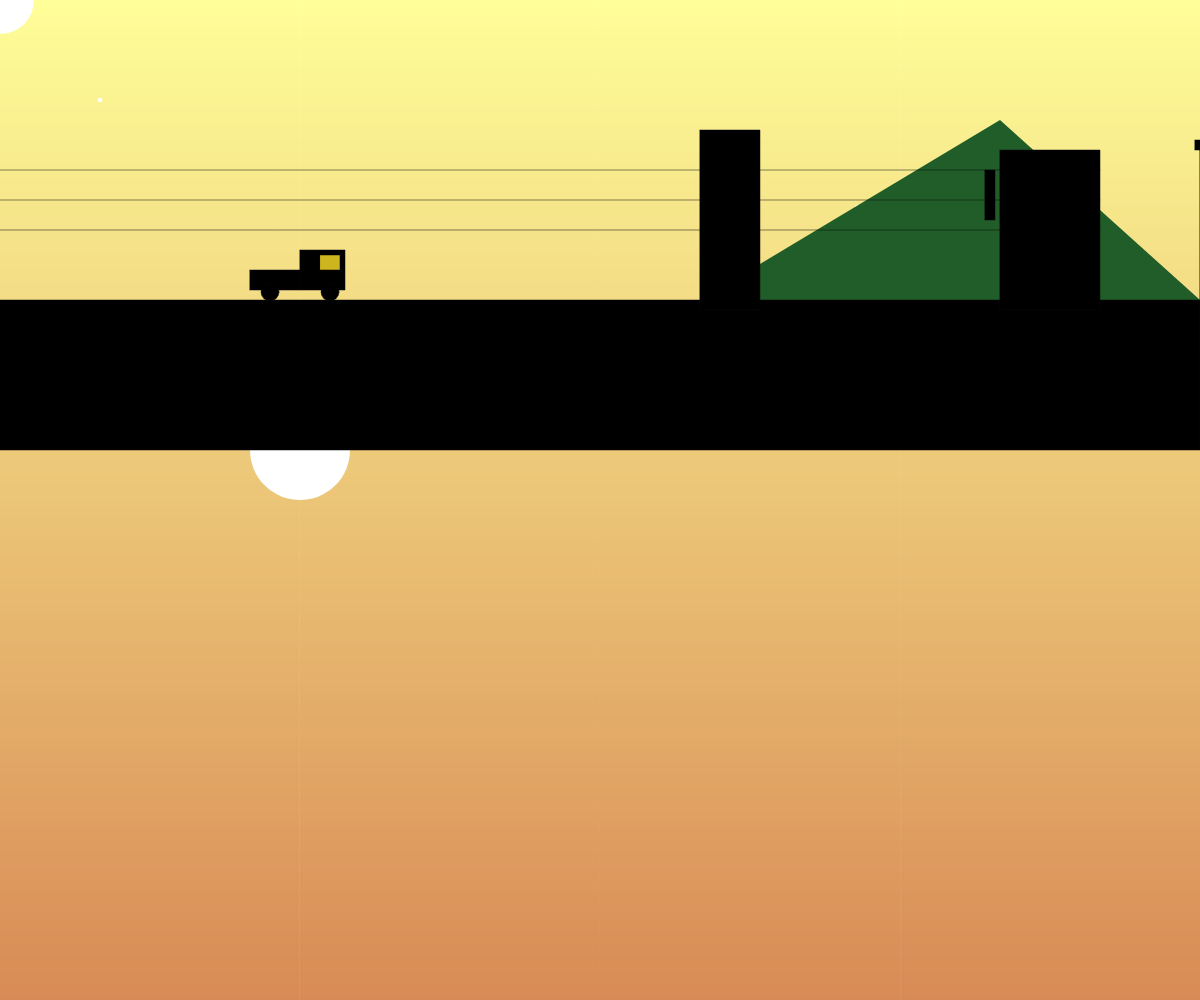
Frame 1 (no input)
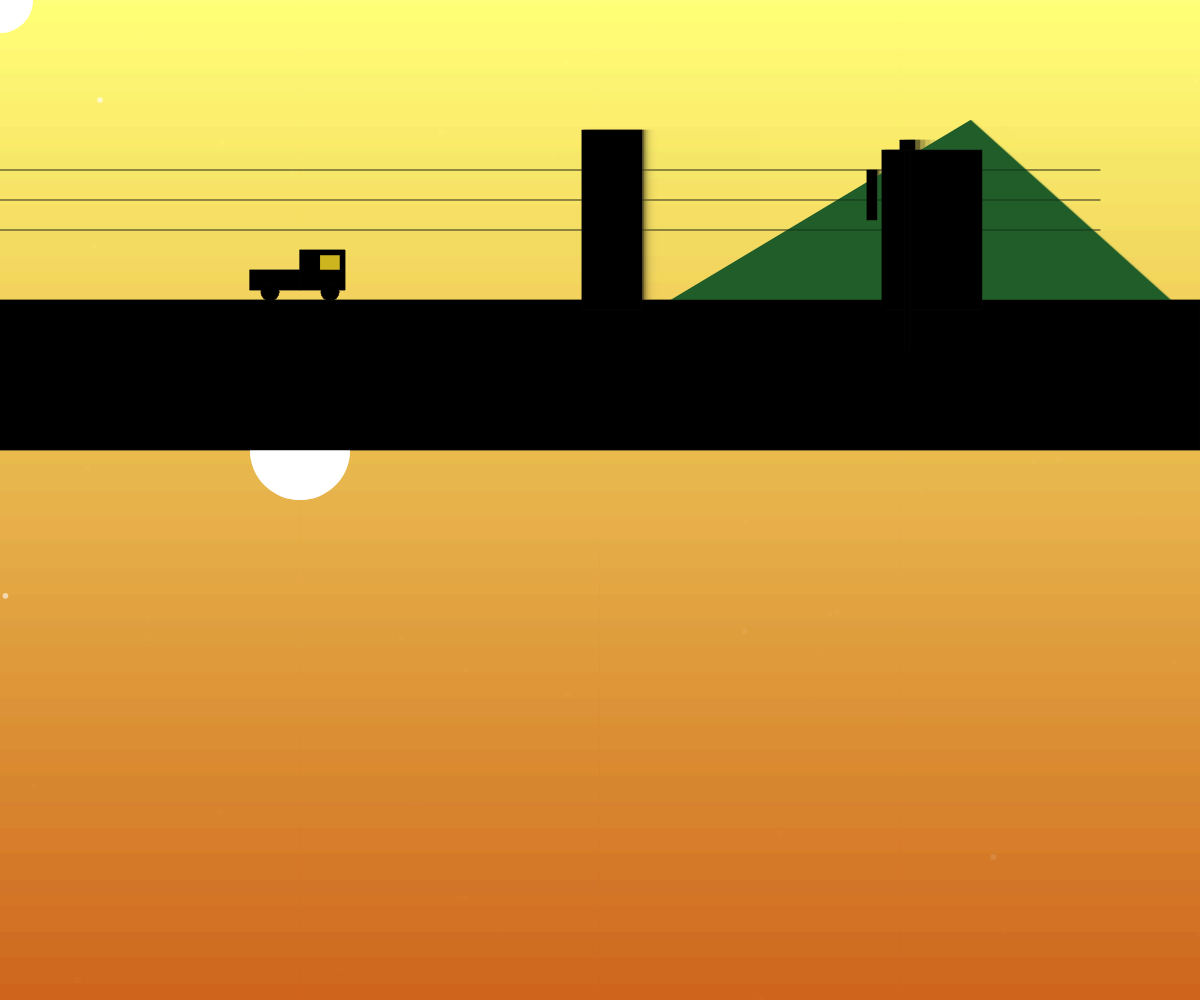
Frame 60 (no input)
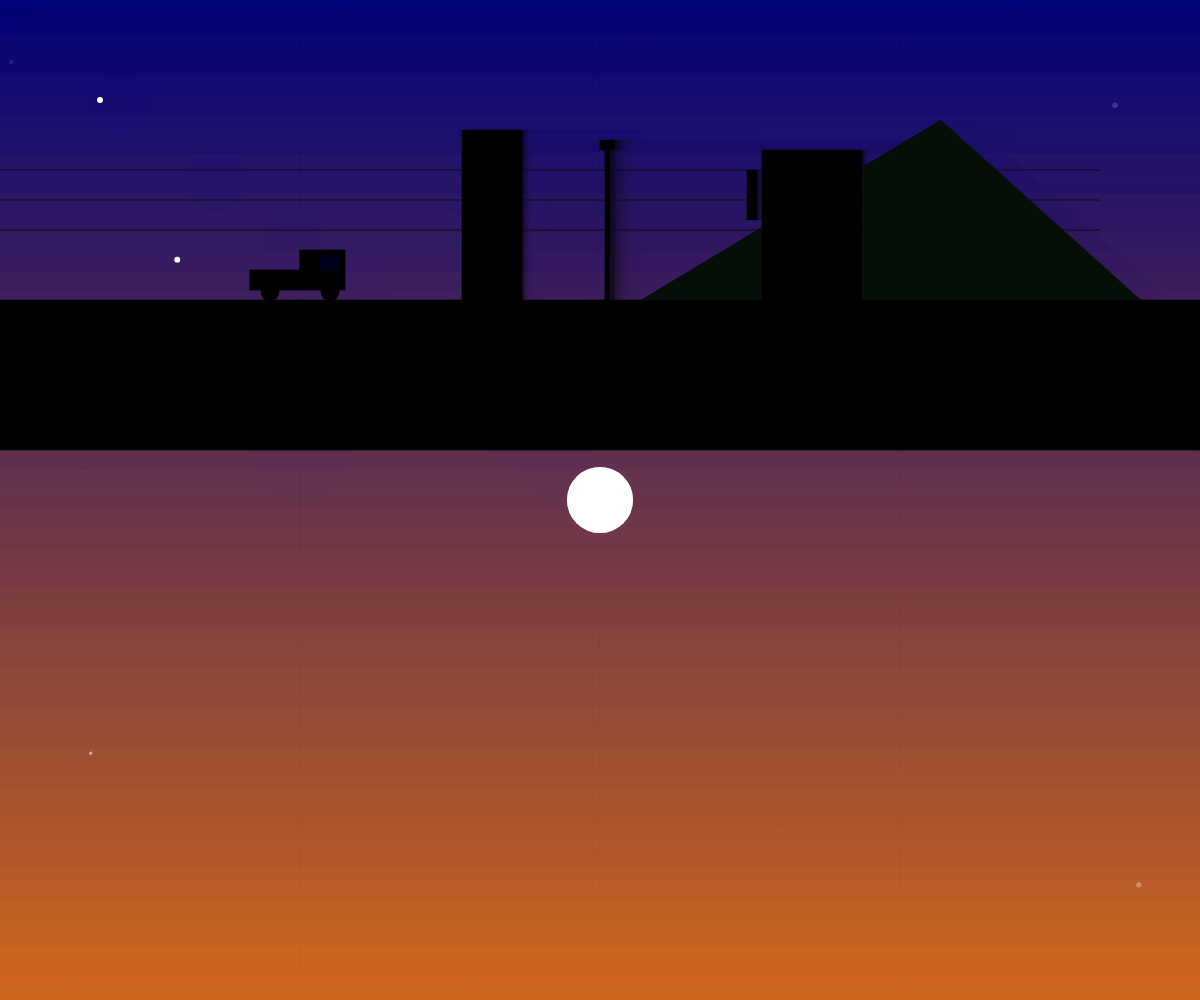
Frame 120 (the mouse pressed at the canvas centre since frame 60)

The p5.js sketch that drew these frames (run headless with seeded random() and noise() and a simulated clock; from frame 60 on, the mouse is pressed at the canvas centre):

// p5.js sketch
// ── sketch.js
let x = 1
let y = 1
let easing = 0.2
let a;
let b;
let c;

function setup() { 
  createCanvas(windowWidth, windowHeight);
  frameRate();
  a = width
  b = width
  c = width
} 

function draw() { 
  var color1 = color(350-mouseY, 350-mouseY,120);
  var color2 = color(204, 101, 30);
  setGradient(0, 0, windowWidth, windowHeight, color1, color2, "Y");
  
  fill(255,255,255);
  noStroke();
  let targetX = mouseX;
  let dx = targetX - x;
  x += dx * easing;

  let targetY = mouseY;
  let dy = targetY - y;
  y += dy * easing;

  ellipse(x, y, 66, 66);
  
  fill(255,255,255)
  ellipse(300,450-mouseY,100,100)
  
  
  var galaxy = { 
  locationX : random(width),
  locationY : random(height),
  size : random(1,6)
  }
  ellipse(100 ,100, galaxy.size, galaxy.size);
  ellipse(galaxy.locationX ,galaxy.locationY, galaxy.size, galaxy.size);
  
  fill(32-mouseY*0.053,93-mouseY*0.156,40-mouseY*0.0666)
  triangle(c-200,120,c-500,300,c,300);
  
  c = c - 0.5
  if (c < 0) {
    c = width+1400
  }
  
  push();
  strokeWeight(0.5);
  stroke(8);
  noFill();
  line(1100,170,0,170)
  line(1100,200,0,200)
  line(1100,230,0,230)
  
  fill(0,0,0)
  rect(0,300,windowWidth,150)
  
  
  
  fill(0,0,0);
  rect(b-200,150,100,160);
  rect(b-500,130,60,180);
  rect(b-215,170,10,50);
  
  b = b - 2;
  if (b < 0) {
    b = width+500
  }
  rect(a,150,5,200)
  rect(a-5,140,15,10)
  a = a - 5;
  if (a < 0) {
    a = width
    }  
  
  rect(300,250,45,40)
  rect(250,270,50,20)
  circle(330,292,18)
  circle(270,292,18)
  fill(204-mouseY, 181-mouseY, 30)
  rect(320,255,20,15)
  
  
  }


   


function setGradient(x, y, w, h, c1, c2, axis) {

  noFill();

  if (axis == "Y") {  // Top to bottom gradient
    for (var i = y; i <= y+h; i++) {
      var inter = map(i, y, y+h, 0, 1);
      var c = lerpColor(c1, c2, inter);
      stroke(c);
      line(x, i, x+w, i);
    }
  }  
  else if (axis == "X") {  // Left to right gradient
    for (var j = x; j <= x+w; j++) {
      var inter2 = map(j, x, x+w, 0, 1);
      var d = lerpColor(c1, c2, inter2);
      stroke(d);
      line(j, y, j, y+h);
    }
  }
}
